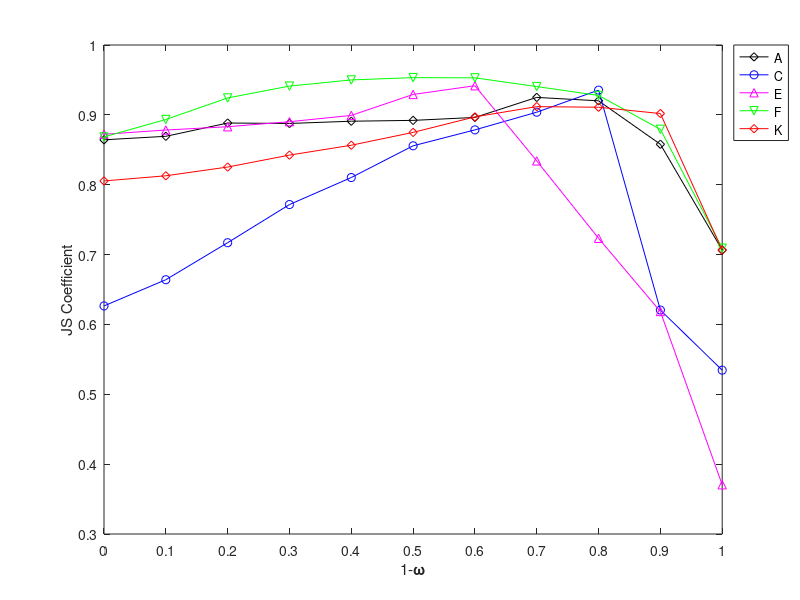

Reproduce this figure in MATLAB.
x = 0:0.1:1;
t10 = [0.8643, 0.8693, 0.8883, 0.8877, 0.8909, 0.8921, 0.8963, 0.9250, 0.9201, 0.8579, 0.7065];
t12 = [0.6265, 0.6640, 0.7170, 0.7716, 0.8103, 0.8557, 0.8785, 0.9038, 0.9354, 0.6206, 0.5345];
t14 = [0.8722, 0.8783, 0.8830, 0.8902, 0.8992, 0.9292, 0.9417, 0.8341, 0.7233, 0.6185, 0.3705];
t15 = [0.8684, 0.8934, 0.9242, 0.9412, 0.9500, 0.9533, 0.9530, 0.9405, 0.9278, 0.8793, 0.7091];
t21 = [0.8054, 0.8128, 0.8253, 0.8424, 0.8565, 0.8749, 0.8971, 0.9118, 0.9109, 0.9019, 0.7063];
plot(x, t10, '-dk', x, t12, '-ob', x, t14, '-^m', x, t15, '-vg', x, t21, '-dr');
axis([0, 1, 0.3, 1]);
set(gca, 'XTick', [0:0.1:1]);
set(gca, 'YTick', [0.3:0.1:1]);
legend('A', 'C', 'E', 'F', 'K', 'Location', 'NorthEastOutside');
xlabel('1-\bf\omega');
ylabel('JS Coefficient');